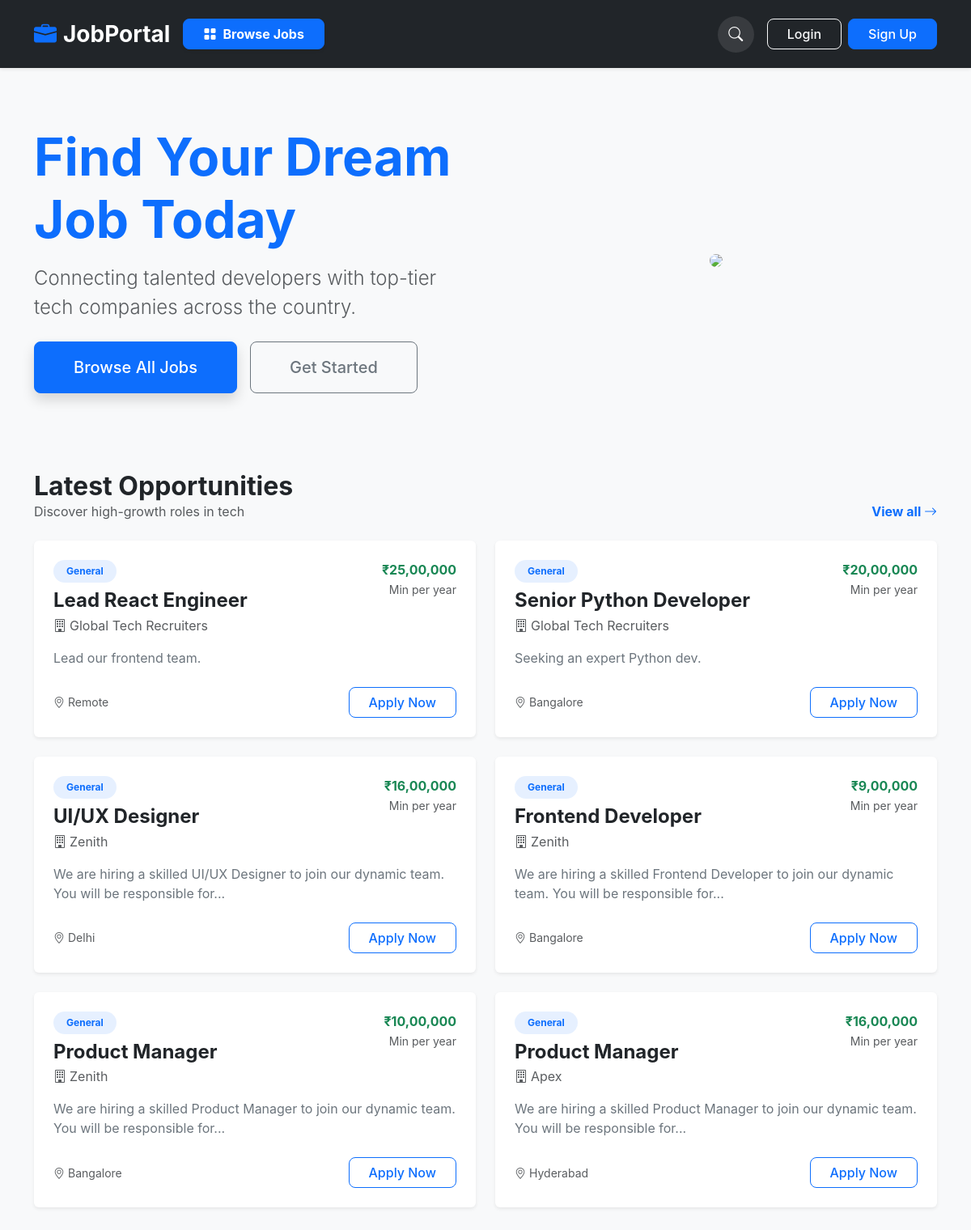
The page / on the database its author committed.
### models.py (models this page shows)
class Job(db.Model):
    id = db.Column(db.Integer, primary_key=True)
    poster_id = db.Column(db.Integer, db.ForeignKey('user.id'), nullable=False)
    title = db.Column(db.String(200), nullable=False)
    company_name = db.Column(db.String(100), nullable=False)
    status = db.Column(db.String(20), default="active")
    description = db.Column(db.Text)
    location = db.Column(db.String(100))
    job_type = db.Column(db.String(50))
    is_remote = db.Column(db.Boolean, default=False)
    experience_level = db.Column(db.String(50))
    salary_min = db.Column(db.Integer)
    salary_max = db.Column(db.Integer)
    posted_at = db.Column(db.DateTime, default=datetime.utcnow)
    applicant_count = db.Column(db.Integer, default=0)
    responsibilities = db.relationship('Responsibility', backref='job', lazy=True, cascade="all, delete-orphan")
    requirements = db.relationship('Requirement', backref='job', lazy=True, cascade="all, delete-orphan")
    tags = db.relationship('Tag', backref='job', lazy=True, cascade="all, delete-orphan")

### app.py (the view)
@app.route("/")
def index():
    try:
        query = Job.query.filter_by(status="active")
        if current_user.is_authenticated and current_user.role == "seeker":
            query = query.filter(~Job.applications.any(user_id=current_user.id))
        jobs = query.order_by(Job.posted_at.desc()).limit(6).all()
        return render_template("index.html", jobs=jobs)
    except Exception as e:
        return f"App Error: {e}" if os.environ.get('FLASK_DEBUG') else "Server Error", 500

### app.py (called while the page is built)
def format_indian(number):
    s = str(int(number or 0))
    if len(s) <= 3: return s
    last_three = s[-3:]
    remaining = s[:-3]
    remaining_rev = remaining[::-1]
    groups = [remaining_rev[i:i+2] for i in range(0, len(remaining_rev), 2)]
    formatted_remaining = ",".join(groups)[::-1]
    return f"{formatted_remaining},{last_three}"

### templates/index.html (shortened to what this page needs)
{% extends "base.html" %}
{% block content %}
<div class="row align-items-center mb-5 py-5">
    <div class="col-lg-6">
        <h1 class="display-3 fw-bold text-primary mb-3">Find Your Dream Job Today</h1>
        <p class="lead text-muted mb-4 fs-4">Connecting talented developers with top-tier tech companies across the country.</p>
        <div class="d-flex gap-3">
            <a href="/jobs" class="btn btn-primary btn-lg px-5 py-3 shadow">Browse All Jobs</a>
            {% if not current_user.is_authenticated %}
            <a href="/register" class="btn btn-outline-secondary btn-lg px-5 py-3">Get Started</a>
            {% endif %}
        </div>
    </div>
    <div class="col-lg-6 d-none d-lg-block text-center">
        <img src="https://img.freepik.com/free-vector/professional-resume-concept-set-candidate-applying-job-recruitment-idea-resume-curriculum-vitae-writing-service-isolated-vector-illustration_613284-1311.jpg" class="img-fluid rounded-5" style="max-height: 400px;">
    </div>
</div>
<div class="d-flex justify-content-between align-items-end mb-4">
    <div>
        <h2 class="fw-bold mb-0">Latest Opportunities</h2>
        <p class="text-muted mb-0">Discover high-growth roles in tech</p>
    </div>
    <a href="/jobs" class="text-decoration-none fw-bold">View all <i class="bi bi-arrow-right"></i></a>
</div>
<div class="row">
    {% for job in jobs %}
    <div class="col-md-6 mb-4">
        <div class="card h-100 shadow-sm hover-shadow border-0 transition cursor-pointer"
             onclick="window.location.href='/job/{{ job.id }}'">
            <div class="card-body p-4">
                <div class="d-flex justify-content-between mb-3 align-items-start">
                    <div>
                        <span class="badge bg-soft-primary text-primary px-3 py-2 rounded-pill mb-2">
                            {% if job.tags %}{{ job.tags[0].name }}{% else %}General{% endif %}
                        </span>
                        <h4 class="card-title fw-bold mb-1">{{ job.title }}</h4>
                        <p class="text-muted mb-0"><i class="bi bi-building me-1"></i>{{ job.company_name }}</p>
                    </div>
                    <div class="text-end">
                        <span class="text-success fw-bold d-block">
                            ₹{{ job.salary_min|indian_format }}
                        </span>
                        <small class="text-muted">Min per year</small>
                    </div>
                </div>
                <p class="card-text text-secondary mb-4">
                    {{ job.description[:120] }}{% if job.description|length > 120 %}...{% endif %}
                </p>
                <div class="d-flex justify-content-between align-items-center">
                    <span class="small text-muted"><i class="bi bi-geo-alt me-1"></i>{{ job.location }}</span>
                    <a href="/apply/{{ job.id }}" class="btn btn-outline-primary px-4" onclick="event.stopPropagation();">Apply Now</a>
                </div>
            </div>
        </div>
    </div>
    {% else %}
    <div class="col-12 text-center py-5">
        <p class="lead text-muted">No jobs available at the moment. Check back later!</p>
        <a href="/seed" class="btn btn-primary shadow-sm">Load Demo Data</a>
    </div>
    {% endfor %}
</div>
{% endblock %}

### static/style.css (style rules this page uses)
body { background:#f5f7fb; font-family:Arial; }
.cursor-pointer { cursor: pointer; }

### templates/base.html (style rules this page uses)
body { background-color: #f8f9fa; font-family: 'Inter', system-ui, -apple-system, sans-serif; }
.btn { border-radius: 8px; font-weight: 500; transition: all 0.2s; }

### templates/index.html (style rules this page uses)
.bg-soft-primary { background-color: rgba(13, 110, 253, 0.1); }
.transition { transition: all 0.3s ease; }

### rows shown on the page
Job: title "Lead React Engineer", company_name "Global Tech Recruiters", salary_min|indian_format "25,00,000", description "Lead our frontend team.", location "Remote"
Job: title "Senior Python Developer", company_name "Global Tech Recruiters", salary_min|indian_format "20,00,000", description "Seeking an expert Python dev.", location "Bangalore"
Job: title "UI/UX Designer", company_name "Zenith", salary_min|indian_format "16,00,000", description "We are hiring a skilled UI/UX Designer to join our dynamic team. You will be responsible for...", location "Delhi"
Job: title "Frontend Developer", company_name "Zenith", salary_min|indian_format "9,00,000", description "We are hiring a skilled Frontend Developer to join our dynamic team. You will be responsible for...", location "Bangalore"
Job: title "Product Manager", company_name "Zenith", salary_min|indian_format "10,00,000", description "We are hiring a skilled Product Manager to join our dynamic team. You will be responsible for...", location "Bangalore"
Job: title "Product Manager", company_name "Apex", salary_min|indian_format "16,00,000", description "We are hiring a skilled Product Manager to join our dynamic team. You will be responsible for...", location "Hyderabad"
